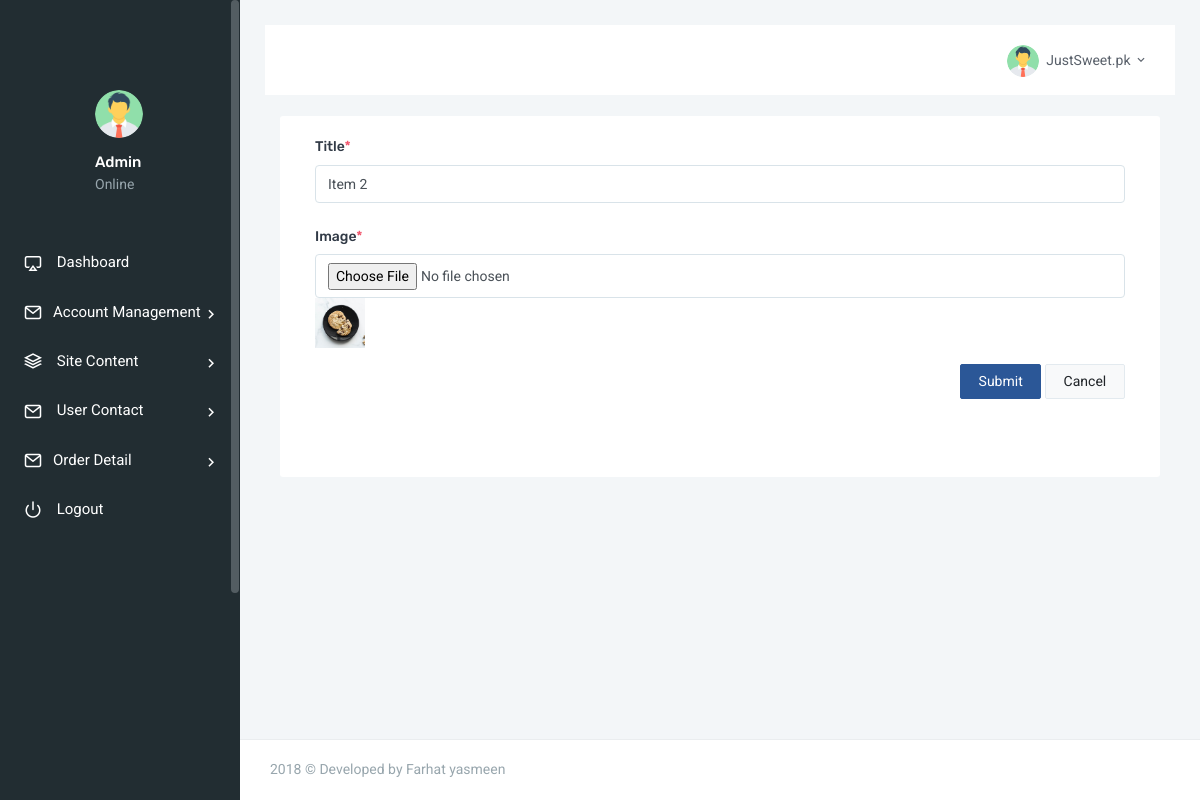
Screenshot of /admin/update_best_seller.php?id=2 (signed in) with the database file from the repository.
### tables this page shows
CREATE TABLE `best_seller` (
  `id` int(20) NOT NULL,
  `title` varchar(255) NOT NULL,
  `image` varchar(600) NOT NULL
);

### admin/update_best_seller.php (the view, shortened to what this page needs)
<?php
    include("lib/DBConn.php");
    if(isset($_GET['id'])){
            $id = $_GET['id'];
    }
?>
<!DOCTYPE html>
<html>
    <head>
        <link href="assets/css/bootstrap.min.css" rel="stylesheet" type="text/css" />
        <link href="assets/css/icons.css" rel="stylesheet" type="text/css" />
        <link href="assets/css/metismenu.min.css" rel="stylesheet" type="text/css" />
        <link href="assets/css/style.css" rel="stylesheet" type="text/css" />
    </head>
    <body>
        <div id="wrapper">
            <?php
            include("sidebar.php");
            ?>
        </div>
                <div class="content-page">
            <?php
                include("topbar.php");
            ?>
                <div class="content">
                    <div class="container-fluid">
                        <div class="row">
                            <div class="col-lg-2">
                        </div>
                            <div class="col-lg-12">
                                <div class="card-box">
                                    <div class="container">
                                        <?php
                                    $Query = "SELECT  title, image  FROM best_seller  WHERE id = ".$id;
                                    $result = mysqli_query($conn, $Query);
                                    $row = mysqli_fetch_array($result);
                                ?>
                                        <form action="#" method="post" enctype="multipart/form-data">
                                             <div class="form-group">
                                                    <label for="userName"> Title<span class="text-danger">*</span></label>
                                                    <input type="text" name="TxtTitle" parsley-trigger="change" required
                                                    placeholder="Title" class="form-control" id="userName" value="<?php echo $row['title'];?>">
                                                </div>
                                                     <div class="form-group row">
                                                        <label class="col-2 col-form-label">Image<span class="text-danger">*</span></label>
                                                        <div class="col-12">
                                                            <input type="file" name="image" class="form-control">
                                                            <img src="<?php echo $row['image'];?>"width ="50" height = "50">
                                                        </div>
                                                    </div>
                                                <div class="form-group text-right m-b-0">
                                                    <button class="btn btn-custom waves-effect waves-light" type="submit" name="BtnUpdate" value="<?php echo($_REQUEST['id']);?>">
                                                     Submit
                                                    </button>
                                                    <button type="reset" class="btn btn-light waves-effect m-l-5">
                                                     Cancel
                                                    </button>
                                                </div>
                                         </div>
                                    <br><br>
                                </div>
                            </div>
                        </div>
                <?php include("footer.php");?>
            </div>
        </div>
    </body>
</html>

### rows the page displays
best_seller: TxtTitle "Item 2", image (picture)

### other values shown
SiteTitle "JustSweet.pk"
DeveloperName "Farhat yasmeen"
